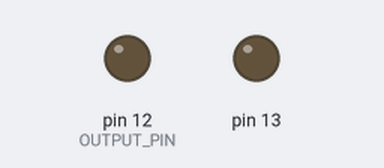
Bench run of a sketch on a simulated Arduino Uno, built with avr-gcc and run on an emulated ATmega328P. Shown: output pins drawn as LEDs (lit = HIGH).

Above: at 1.7 s.
At 36.3 s:
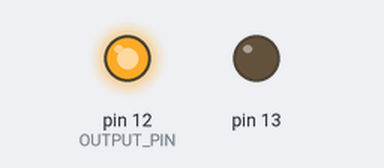
Timing chart, 0 to 36.9 s (numbered marks = the images above):
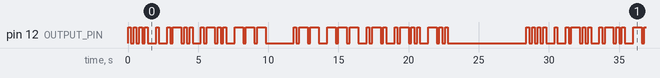

Measured:
- by itself, pin 12 (OUTPUT_PIN): moves between LOW and HIGH, repeating every 28.4 s
- by itself, everything shown: repeats every 28.4 s, in 64 steps

The sketch:

HelloWorld.ino
```cpp
#include "telegraph.h"

const unsigned int OUTPUT_PIN = 12;
const unsigned int DIT_LENGTH = 200;

Telegraph telegraph(OUTPUT_PIN, DIT_LENGTH);

void setup() {
  pinMode(13, OUTPUT);
}

void loop() {
  telegraph.send_message("Hello, world");
  delay(5000);
}
```
